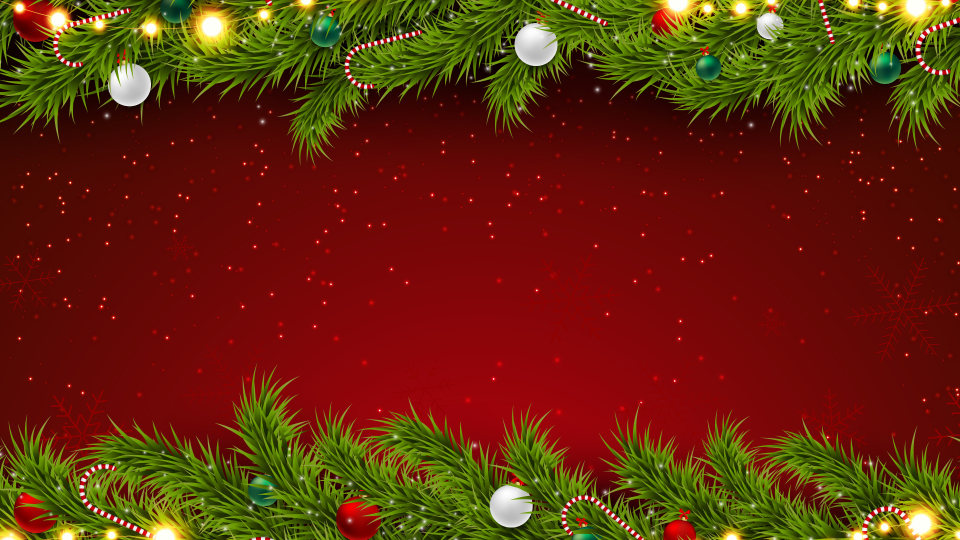
#> input picture assets/images/170840-novyj_god-rozhdestvo-elka-detrojt-rozhdestvenskaya_muzyka-1920x1080.jpg, 1920 x 1080 px (shown at 1/2 size); its folder holds 3 pictures in this run
$ python prepare_image.py
#> lines starting #> are read from the running program, lines starting #| are printed output that depends on the picture
"""
Утилитарный модуль подготовки фоновых изображений для открыток.

Назначение:
- Предварительная обработка изображений перед использованием в боте
- Приведение изображений к допустимым размерам
- Отсев слишком маленьких изображений
- Оптимизация размера и формата

Модуль НЕ используется напрямую в Telegram-боте.
Запускается отдельно — вручную или на сервере — при:
- добавлении новых фоновых изображений
- обновлении набора фонов

Логика работы:
1. Берёт изображения из assets/images
2. Проверяет минимальный размер
3. Уменьшает изображение, если оно превышает допустимые размеры
4. Сохраняет результат в assets/previews
5. Исходные изображения не изменяет

Формат:
- Вход: JPG / JPEG / PNG
- Выход: JPEG (оптимизированный)

Модуль можно запускать как standalone-скрипт.
"""

from pathlib import Path
from PIL import Image

# ===== PATHS =====
BASE_DIR = Path(__file__).resolve().parent.parent
SRC_DIR = BASE_DIR / "assets" / "images"
DST_DIR = BASE_DIR / "assets" / "previews"

DST_DIR.mkdir(parents=True, exist_ok=True)

# ===== SETTINGS =====
MIN_SIDE = 320
MAX_SIDE = 1280
ALLOWED_EXT = (".jpg", ".jpeg", ".png")


def prepare_image(src_path: Path) -> Path | None:
    """
       Подготавливает одно изображение для использования в боте.

       Проверяет:
       - минимальный размер сторон
       - допустимое расширение

       При необходимости:
       - уменьшает изображение с сохранением пропорций
       - конвертирует в RGB
       - сохраняет в оптимизированном формате JPEG

       Параметры:
       - src_path: путь к исходному изображению

       Возвращает:
       - путь к подготовленному изображению
       - None, если изображение не прошло проверку или произошла ошибка
       """
    try:
        img = Image.open(src_path)
#> img is the input picture: PIL image 1920x1080 RGB; mean R, G, B 100.4, 42.4, 11.3
        img = img.convert("RGB")
        w, h = img.size
#> w = 1920; h = 1080

        # ❌ слишком маленькое
        if min(w, h) < MIN_SIDE:
            print(f"SKIP (too small): {src_path.name}")
            return None

        # 🔧 уменьшаем, если нужно
        scale = min(MAX_SIDE / w, MAX_SIDE / h, 1)
#> scale = 0.667
        new_w = int(w * scale)
#> new_w = 1280
        new_h = int(h * scale)
#> new_h = 720

        if scale < 1:
            img = img.resize((new_w, new_h), Image.LANCZOS)
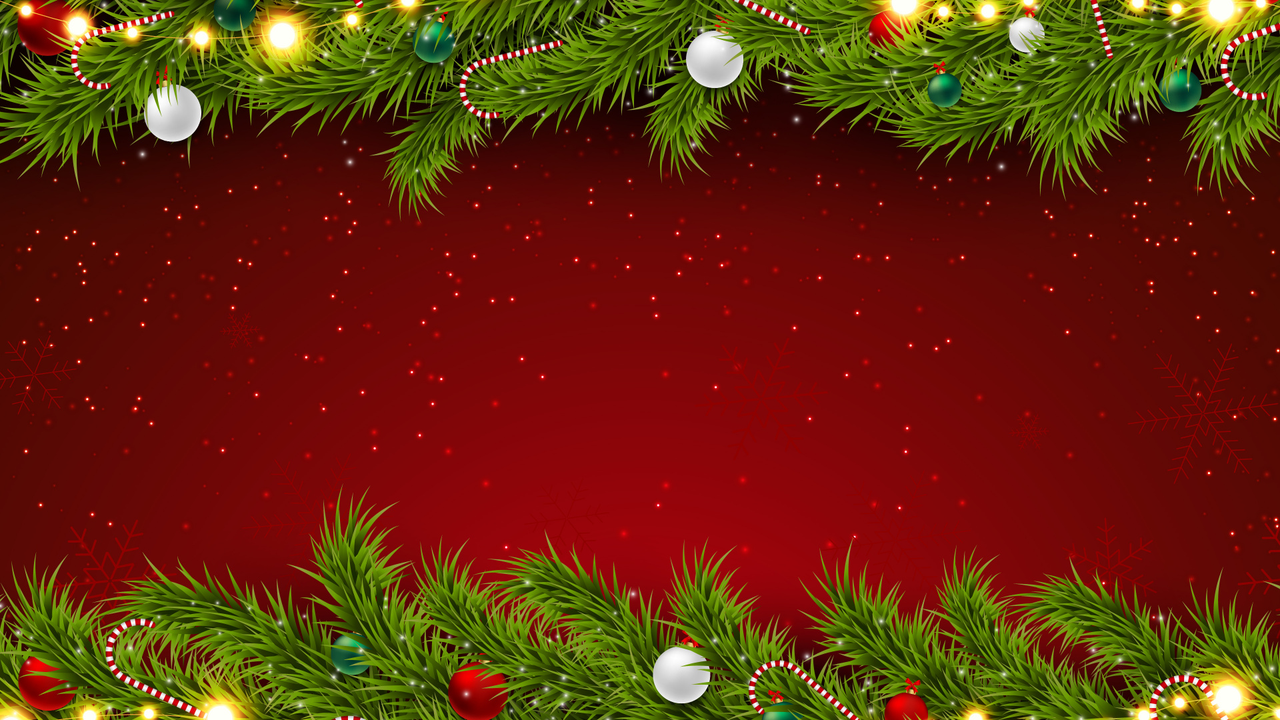
#> img: PIL image 1280x720 RGB; mean R, G, B 100.4, 42.5, 11.4

        out_path = DST_DIR / src_path.name
        img.save(out_path, format="JPEG", quality=90, optimize=True)

        print(f"OK: {src_path.name} -> {new_w}x{new_h}")
#| OK: 170840-novyj_god-rozhdestvo-elka-detrojt-rozhdestvenskaya_muzyka-1920x1080.jpg -> 1280x720
        return out_path

    except Exception as e:
        print(f"ERROR: {src_path.name} -> {e}")
        return None


def main():
    """
       Точка входа для пакетной обработки изображений.

       Проходит по всем изображениям в директории assets/images
       и подготавливает их для использования в боте.

       Используется для:
       - первичной подготовки фонов
       - массового обновления изображений
       """
    images = [
        p for p in SRC_DIR.iterdir()
        if p.suffix.lower() in ALLOWED_EXT
    ]

    print(f"Found images: {len(images)}")

    prepared = 0
    for img_path in images:
        if prepare_image(img_path):
            prepared += 1

    print(f"Prepared images: {prepared}")


if __name__ == "__main__":
    main()
